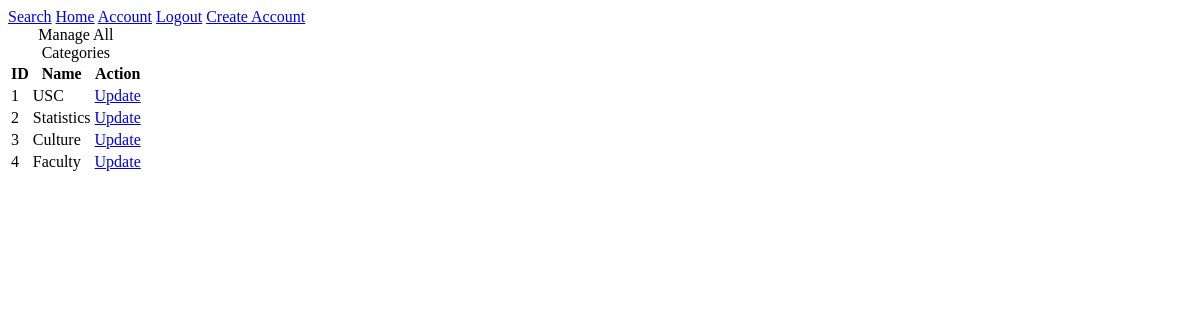
Before: /category/manage (signed in) with the older database file.
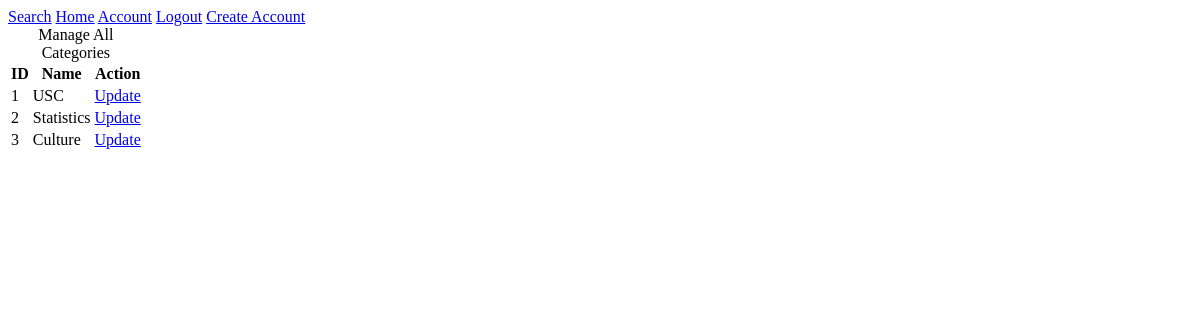
After: the same page with the newer database file.
### usctimeline/models.py (models this page shows, shortened)
class Category(db.Model):
    id = db.Column(db.Integer, primary_key=True)
    name = db.Column(db.String(120), nullable=False)
    events = db.relationship('Event', backref='category', lazy=True)

### usctimeline/categories/routes.py (the view)
@categories.route("/category/manage")
@login_required
def manage_categories():
    categories = Category.query.all()
    return render_template(
        'manage_categories.html',
        title='Manage Categories',
        categories=categories
    )

### usctimeline/models.py (called while the page is built)
@login_manager.user_loader
def load_user(user_id):
    return User.query.get(int(user_id))

### usctimeline/templates/manage_categories.html
{% extends 'layout.html' %}
{% block content %}
    <table>
    <caption>Manage All Categories</caption>
    <thead>
    <tr>
        <th scope="col">ID</th>
        <th scope="col">Name</th>
        <th scope="col">Action</th>
    </tr>
    </thead>
    <tbody>
    {% for category in categories %}
    <tr>
        <td>{{ category.id }}</td>
        <td>{{ category.name }}</td>
        <td>
            <a href="{{ url_for('categories.update_category', id=category.id) }}">Update</a>
        </td>
    </tr>
    {% endfor %}
    </tbody>
    </table>
{% endblock content %}

### usctimeline/templates/layout.html (shortened to what this page needs)
<!doctype html>
<html lang="en">
<head>
    <link rel="stylesheet" type="text/css" href="{{ url_for('static', filename='styles/css/main.css') }}">
</head>
<body>
{% include 'header.html' %}
<div class="container">
    {% block content %}{% endblock content %}
</div>
</body>
</html>

### usctimeline/templates/header.html
<header>
    <nav>
        <a href="{{ url_for('events.search_event') }}">Search</a>
        <a href="{{ url_for('main.index') }}">Home</a>
        {% if current_user.is_authenticated %}
            <a href="{{ url_for('users.account') }}">Account</a>
            <a href="{{ url_for('users.logout') }}">Logout</a>
            <a href="{{ url_for('users.register') }}">Create Account</a>
        {% else %}
            <a href="{{ url_for('users.login') }}">Sign In</a>
        {% endif %}
    </nav>
</header>

Changed rows visible on the page:
removed Category: id "4", name "Faculty"
